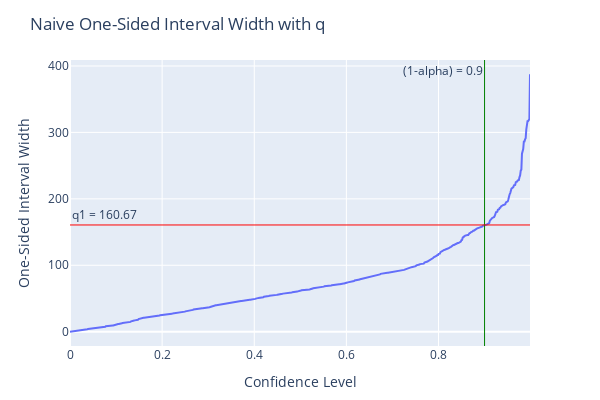
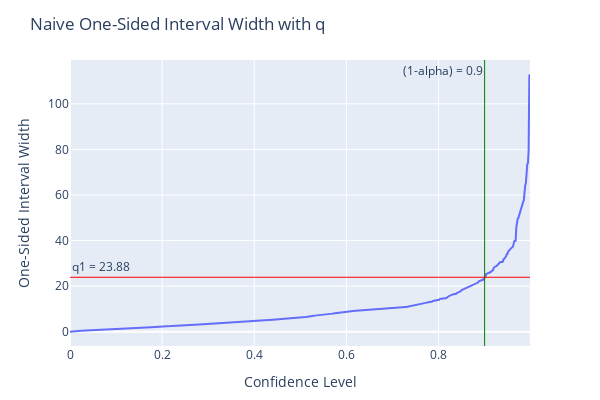

Source (notebook cell) for these figures, in order:
### Markdown cell above
After training the base model, we then carry out the calibration process using the `naive` module. The steps are outlined as follow:
<br>i. predict the output value of the instances within the calibration set;
<br>ii. calculate absolute residual by comparing the actual and predicted value for each observation in the calibration set;
<br>iii. sort all absolute residual in ascending order; and
<br>iv. finds the quantified uncertainty ($\hat{q}$) with the desired confidence level.
<br>v. use the quantified uncertainty ($\hat{q}$) to make the final prediciton intervals

Going back to our example, we need to denote the parameter value for the calibration set and the significant level (alpha) for conformal prediction on top of the pre-trained models above.

### Code cell
# Parameter for naive conformal prediction
method = "naive"
alpha = 1 - confidence_lv

# Enable conformal predict on the pre-trained models
# Evaluate parameter is optional, refer to the "Evaluate Performance" session below
naive_forecast1 = m1.conformal_predict(
    test_df, calibration_df=cal_df, alpha=alpha, method=method, plotting_backend=plotting_backend
)
naive_forecast2 = m2.conformal_predict(
    test_df, calibration_df=cal_df, alpha=alpha, method=method, plotting_backend=plotting_backend
)

### Figure 1 — Plotly figure (JSON) as saved in the notebook; plotly's stock layout.template omitted (floating-point values rounded to 4 significant figures; data arrays with more than 128 entries replaced by an {"elided": "..."} marker saying what was removed)
{"data": [{"hovertemplate": "Confidence Level=%{x}<br>One-Sided Interval Width=%{y}<extra></extra>", "legendgroup": "", "line": {"color": "#636efa", "dash": "solid"}, "marker": {"symbol": "circle"}, "mode": "lines", "name": "", "orientation": "v", "showlegend": false, "type": "scatter", "x": {"elided": "746 float values"}, "xaxis": "x", "y": {"elided": "746 float values"}, "yaxis": "y"}], "layout": {"annotations": [{"showarrow": false, "text": "(1-alpha) = 0.9", "x": 0.9, "xanchor": "right", "xref": "x", "y": 1, "yanchor": "top", "yref": "y domain"}, {"showarrow": false, "text": "q1 = 160.67", "x": 0, "xanchor": "left", "xref": "x domain", "y": 160.7, "yanchor": "bottom", "yref": "y"}], "height": 400, "legend": {"tracegroupgap": 0}, "margin": {"b": 50, "l": 70, "r": 70, "t": 60}, "shapes": [{"line": {"color": "green", "width": 1}, "type": "line", "x0": 0.9, "x1": 0.9, "xref": "x", "y0": 0, "y1": 1, "yref": "y domain"}, {"line": {"color": "red", "width": 1}, "type": "line", "x0": 0, "x1": 1, "xref": "x domain", "y0": 160.7, "y1": 160.7, "yref": "y"}], "title": {"text": "Naive One-Sided Interval Width with q"}, "width": 600, "xaxis": {"anchor": "y", "domain": [0, 1], "title": {"text": "Confidence Level"}}, "yaxis": {"anchor": "x", "domain": [0, 1], "title": {"text": "One-Sided Interval Width"}}}}

### Figure 2 — Plotly figure (JSON) as saved in the notebook; plotly's stock layout.template omitted (floating-point values rounded to 4 significant figures; data arrays with more than 128 entries replaced by an {"elided": "..."} marker saying what was removed)
{"data": [{"hovertemplate": "Confidence Level=%{x}<br>One-Sided Interval Width=%{y}<extra></extra>", "legendgroup": "", "line": {"color": "#636efa", "dash": "solid"}, "marker": {"symbol": "circle"}, "mode": "lines", "name": "", "orientation": "v", "showlegend": false, "type": "scatter", "x": {"elided": "674 float values"}, "xaxis": "x", "y": {"elided": "674 float values"}, "yaxis": "y"}], "layout": {"annotations": [{"showarrow": false, "text": "(1-alpha) = 0.9", "x": 0.9, "xanchor": "right", "xref": "x", "y": 1, "yanchor": "top", "yref": "y domain"}, {"showarrow": false, "text": "q1 = 23.88", "x": 0, "xanchor": "left", "xref": "x domain", "y": 23.88, "yanchor": "bottom", "yref": "y"}], "height": 400, "legend": {"tracegroupgap": 0}, "margin": {"b": 50, "l": 70, "r": 70, "t": 60}, "shapes": [{"line": {"color": "green", "width": 1}, "type": "line", "x0": 0.9, "x1": 0.9, "xref": "x", "y0": 0, "y1": 1, "yref": "y domain"}, {"line": {"color": "red", "width": 1}, "type": "line", "x0": 0, "x1": 1, "xref": "x domain", "y0": 23.88, "y1": 23.88, "yref": "y"}], "title": {"text": "Naive One-Sided Interval Width with q"}, "width": 600, "xaxis": {"anchor": "y", "domain": [0, 1], "title": {"text": "Confidence Level"}}, "yaxis": {"anchor": "x", "domain": [0, 1], "title": {"text": "One-Sided Interval Width"}}}}
